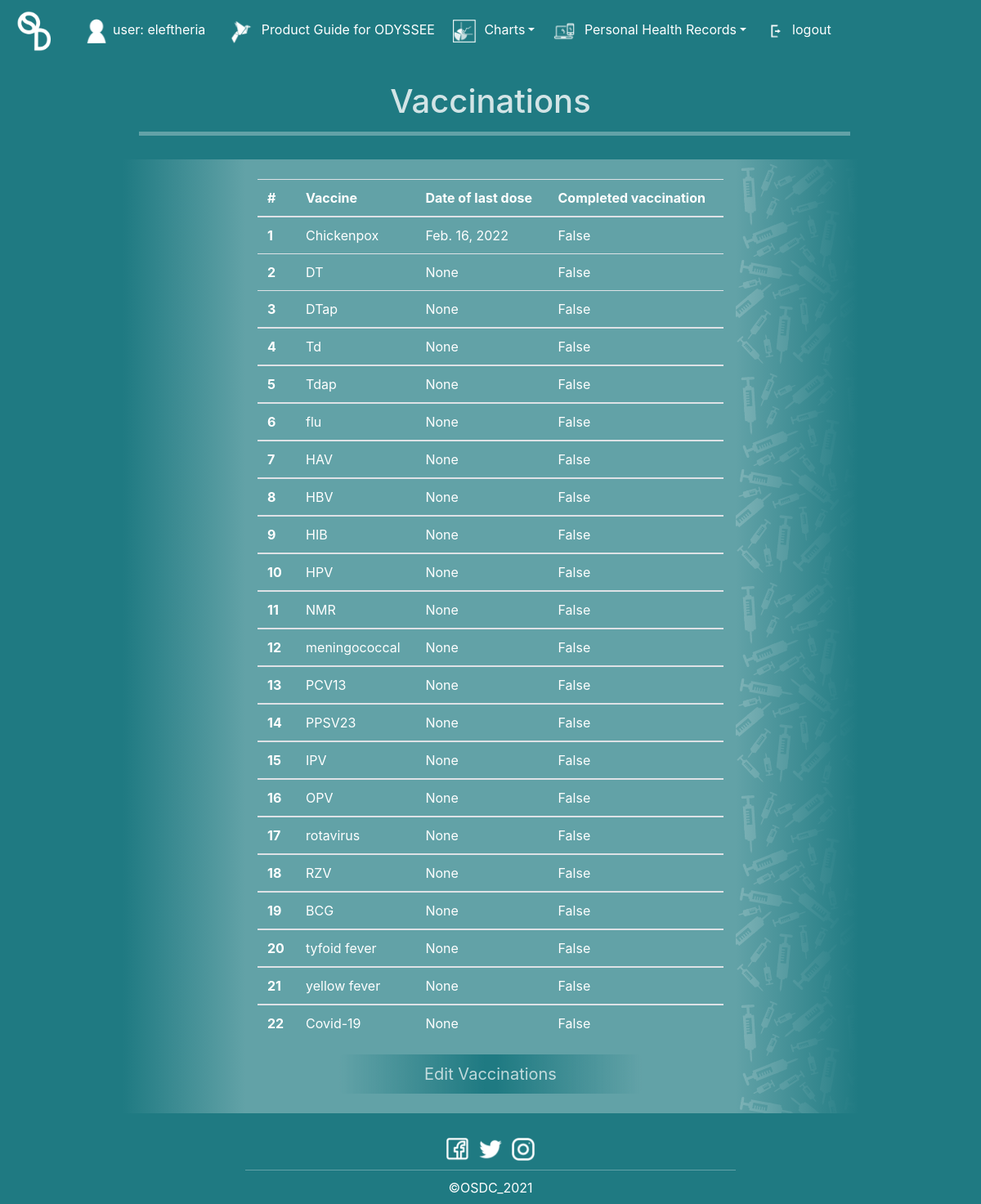
The page /vview/ (signed in) on the database its author committed.
### main/models.py (models this page shows, shortened)
class Vaccinations(models.Model):
    user = models.ForeignKey(User, on_delete=models.CASCADE, related_name="vaccinations", null=True)
    chickenpox = models.BooleanField(default=False)
    dt = models.BooleanField(default=False)
    dtap = models.BooleanField(default=False)
    td = models.BooleanField(default=False)
    tdap = models.BooleanField(default=False)
    flu = models.BooleanField(default=False)
    hav = models.BooleanField(default=False)
    hbv = models.BooleanField(default=False)
    hib = models.BooleanField(default=False)
    hpv = models.BooleanField(default=False)
    mmr = models.BooleanField(default=False)
    meningococcal = models.BooleanField(default=False)
    pcv13 = models.BooleanField(default=False)
    ppsv23 = models.BooleanField(default=False)
    ipv = models.BooleanField(default=False)
    opv = models.BooleanField(default=False)
    rotavirus = models.BooleanField(default=False)
    rzv = models.BooleanField(default=False)
    bcg = models.BooleanField(default=False)
    tyfoidFever = models.BooleanField(default=False)
    yellowFever = models.BooleanField(default=False)
    covid19 = models.BooleanField(default=False)
    chickenpoxD = models.DateField(null=True)
    dtD = models.DateField(null=True)
    dtapD = models.DateField(null=True)
    tdD = models.DateField(null=True)
    tdapD = models.DateField(null=True)
    fluD = models.DateField(null=True)
    havD = models.DateField(null=True)
    hbvD = models.DateField(null=True)
    hibD = models.DateField(null=True)
    hpvD = models.DateField(null=True)
    mmrD = models.DateField(null=True)
    meningococcalD = models.DateField(null=True)
    pcv13D = models.DateField(null=True)
    ppsv23D = models.DateField(null=True)
    ipvD = models.DateField(null=True)
    opvD = models.DateField(null=True)
    rotavirusD = models.DateField(null=True)
    rzvD = models.DateField(null=True)
    bcgD = models.DateField(null=True)
    tyfoidFeverD = models.DateField(null=True)
    yellowFeverD = models.DateField(null=True)
    covid19D = models.DateField(null=True)
    dateOfUpdate = models.DateTimeField(default=datetime.now())
    class Meta:
        ordering = ['user']

### main/views.py (the view)
# urls.py: path('vview/', views.vview, name="vview"),
def vview(response):
    current_user = response.user
    return render(response, "main/vview.html", {"current_user":current_user})

### main/templates/main/vview.html (shortened to what this page needs)
{% extends 'main/view.html' %}
{% load static %}
{% block header %}
    <h1 class="text-white" style="opacity: 0.8;">Vaccinations</h1>
{% endblock %}
{% block content %}
		{% if current_user.vaccinations.all %}
    			{% for v in current_user.vaccinations.all %}
					<table class="table text-white">
						<thead>
						<tr>
							<th scope="col">#</th>
							<th scope="col">Vaccine</th>
							<th scope="col">Date of last dose</th>
							<th scope="col">Completed vaccination</th>
						</tr>
						</thead>
						<tbody>
						<tr>
							<th scope="row">1</th>
							<td>Chickenpox</td>
							<td>{{v.chickenpoxD}}</td>
							<td>{{v.chickenpox}}</td>
						</tr>
						<tr>
							<th scope="row">2</th>
							<td>DT</td>
							<td>{{v.dtD}}</td>
							<td>{{v.dt}}</td>
						</tr>
						<tr>
							<th scope="row">3</th>
							<td>DTap</td>
							<td>{{v.dtapD}}</td>
							<td>{{v.dtap}}</td>
						</tr>
						</tbody>
						<tr>
							<th scope="row">4</th>
							<td>Td</td>
							<td>{{v.tdD}}</td>
							<td>{{v.td}}</td>
						</tr>
						<tr>
							<th scope="row">5</th>
							<td>Tdap</td>
							<td>{{v.tdapD}}</td>
							<td>{{v.tdap}}</td>
						</tr>
						<tr>
							<th scope="row">6</th>
							<td>flu</td>
							<td>{{v.fluD}}</td>
							<td>{{v.flu}}</td>
						</tr>
						<tr>
							<th scope="row">7</th>
							<td>HAV</td>
							<td>{{v.havD}}</td>
							<td>{{v.hav}}</td>
						</tr>
						<tr>
							<th scope="row">8</th>
							<td>HBV</td>
							<td>{{v.hbvD}}</td>
							<td>{{v.hbv}}</td>
						</tr>
						<tr>
							<th scope="row">9</th>
							<td>HIB</td>
							<td>{{v.hibD}}</td>
							<td>{{v.hib}}</td>
						</tr>
						<tr>
							<th scope="row">10</th>
							<td>HPV</td>
							<td>{{v.hpvD}}</td>
							<td>{{v.hpv}}</td>
						</tr>
						<tr>
							<th scope="row">11</th>
							<td>NMR</td>
							<td>{{v.mmrD}}</td>
							<td>{{v.mmr}}</td>
						</tr>
						<tr>
							<th scope="row">12</th>
							<td>meningococcal</td>
							<td>{{v.meningococcalD}}</td>
							<td>{{v.meningococcal}}</td>
						</tr>
						<tr>
							<th scope="row">13</th>
							<td>PCV13</td>
							<td>{{v.pcv13D}}</td>
							<td>{{v.pcv13}}</td>
						</tr>
						<tr>
							<th scope="row">14</th>
							<td>PPSV23</td>
							<td>{{v.ppsv23D}}</td>
							<td>{{v.ppsv23}}</td>
						</tr>
						<tr>
							<th scope="row">15</th>
							<td>IPV</td>
							<td>{{v.ipvD}}</td>
							<td>{{v.ipv}}</td>
						</tr>
						<tr>
							<th scope="row">16</th>
							<td>OPV</td>
							<td>{{v.opvD}}</td>
							<td>{{v.opv}}</td>
						</tr>
						<tr>
							<th scope="row">17</th>
							<td>rotavirus</td>
							<td>{{v.rotavirusD}}</td>
							<td>{{v.rotavirus}}</td>
						</tr>
						<tr>
							<th scope="row">18</th>
							<td>RZV</td>
							<td>{{v.rzvD}}</td>
							<td>{{v.rzv}}</td>
						</tr>
						<tr>
							<th scope="row">19</th>
							<td>BCG</td>
							<td>{{v.bcgD}}</td>
							<td>{{v.bcg}}</td>
						</tr>
						<tr>
							<th scope="row">20</th>
							<td>tyfoid fever</td>
							<td>{{v.tyfoidFeverD}}</td>
							<td>{{v.tyfoidFever}}</td>
						</tr>
						<tr>
							<th scope="row">21</th>
							<td>yellow fever</td>
							<td>{{v.yellowFeverD}}</td>
							<td>{{v.yellowFever}}</td>
						</tr>
						<tr>
							<th scope="row">22</th>
							<td>Covid-19</td>
							<td>{{v.covid19D}}</td>
							<td>{{v.covid19}}</td>
						</tr>
					</table>
    			{% endfor %}
			{% else %}
				<div class="row justify-content-center">
					<p>Here will be presented all your vaccinations data.</p>
				</div>
			{% endif %}
{% endblock %}
{% block image %}
	url('{% static 'main/Vmt.png' %}')
{% endblock %}
{% block button %}
	Edit Vaccinations
{% endblock %}
{% block link %}
	/v
{% endblock %}

### main/templates/main/view.html (shortened to what this page needs)
{% extends 'main/base.html' %}
{% block view %}
        <div class="col-2 p-0" style="background-image:linear-gradient(to left, transparent, #1f7a82);">
        </div>
		<div  class="col-8 text-left pt-4 pb-4">
            {% if current_user.is_authenticated %}
                {% block content %}
                {% endblock %}
                <div class="row justify-content-center">
                    <div class="row col-8 justify-content-center">
                        <a class="btn btn-lg btn-block" href="{% block link %}{% endblock %}" role="button" style="background-image:linear-gradient(to left, transparent, #1f7a82 48%, #1f7a82 52%, transparent);"><div class="text-white" style="opacity:0.7;">{% block button %}{% endblock %}</div></a>
                    </div>
                </div>
            {% else %}
                {% block info %}
                {% endblock %}
            {% endif %}
        </div>
        <div class="col-2 p-0" style=" background: linear-gradient(to right, transparent, #1f7a82), {% block image %}{% endblock %};">
        </div>
{%endblock%}
{% block hr %}
    block
{% endblock %}
 {% block hr-padding %}
    0vh
 {% endblock %}

### main/templates/main/base.html (shortened to what this page needs)
{% load static %}
<html>
<head>
    <link rel="stylesheet" href="https://stackpath.bootstrapcdn.com/bootstrap/4.3.1/css/bootstrap.min.css">
    <link rel="stylesheet" href="https://cdnjs.cloudflare.com/ajax/libs/font-awesome/4.7.0/css/font-awesome.min.css">
</head>
<body>
    <nav class="navbar navbar-expand-lg navbar-dark" style="background-color:#1f7a82; z-index:99; position:fixed; width:100%;">
        <a class="navbar-brand text-white" href="/home"><img src="{% static 'main/OSDC.png' %}" alt="LOGO" style="width:50px;"></a>
        <li class="nav-item" style="display: {% if current_user.is_authenticated %}block{% else %}none{% endif %};">
            <a class="nav-link text-white"><img src="{% static 'main/user.png' %}" alt="user" class="social-logo">user: {{current_user.username}}</a>
        </li>
        <div class="collapse navbar-collapse" id="navbarNav">
            <ul class="navbar-nav" style="font-size: 16px;">
                <li class="nav-item" style="display: {% if current_user.is_authenticated %}block{% else %}block{% endif %};">
                    <a class="nav-link text-white" href="/prg"><img src="{% static 'main/prg.png' %}" alt="DC" class="social-logo"> Product Guide for ODYSSEE</a>
                </li>
                <li class="nav-item dropdown text-white" style="display: {% if current_user.is_authenticated %}block{% else %}block{% endif %};">
                    <a class="nav-link dropdown-toggle text-white" data-toggle="dropdown" href="#"><img src="{% static 'main/charts.png' %}" alt="PD" class="social-logo"> Charts</a>
                </li>
                <li class="nav-item dropdown text-white" style="display: {% if current_user.is_authenticated %}block{% else %}none{% endif %};">
                    <a class="nav-link dropdown-toggle text-white" data-toggle="dropdown" href="#"><img src="{% static 'main/tools.png' %}" alt="PD" class="social-logo"> Personal Health Records</a>
                </li>
                <li class="nav-item" style="display: {% if current_user.is_authenticated %}block{% else %}none{% endif %};">
                    <a class="nav-link text-white" href="/logout"><img src="{% static 'main/Lo.png' %}" alt="logout" class="social-logo">logout</a>
                </li>
            </ul>
        </div>
    </nav>
	<div id="content" name="content">
        <div class="row justify-content-center m-0">
            <div style="margin-top: 100px;">
                {% block header %}
                {% endblock %}
            </div>
        </div>
        <div class="row justify-content-center m-0" id="main" style="padding-top: {% block hr-padding %}{% endblock %};">
                <div  class="col-9">
                    <hr style="height:5px; background-image:linear-gradient(90deg, #62a2a7, #62a2a7); display: {% block hr %}{% endblock %};">
                </div>
        </div>
        <div class="row justify-content-center m-0">
            <br>
        </div>
        <div class="row justify-content-center m-0">
                <div  class="col-9" style="background-color:#62a2a7;">
                    <div class="text-white">
                        <div class="row justify-content-center">
                            {% block view %}
                            {% endblock %}
                        </div>
                    </div>
                </div>
        </div>
        <div class="row justify-content-center m-0">
            <br>
        </div>
        <div id="footer" name="footer" class="footer m-0 p-0" style="padding-top: 10px;">
                <div class="col-12">
                    <div class="row justify-content-center">
                        <div class="col social">
                            <a href="#"><img src="{% static 'main/facebook.png' %}" alt="facebook" class="social-logo"></a>
                        </div>
                        <div class="col social">
                            <a href="#"><img src="{% static 'main/twitter.png' %}" alt="twitter" class="social-logo"></a>
                        </div>
                        <div class="col social">
                            <a href="#"><img src="{% static 'main/instagram.png' %}" alt="instagram" class="social-logo"></a>
                        </div>
                    </div>
                <div class="row justify-content-center">
                    <hr style="background-image:linear-gradient(90deg, #62a2a7, #62a2a7); width: 50%;">
                    <div class="col-12 p-0">
                        <div class="text text-white">
                            <p>&copy;OSDC_2021</p>
                        </div>
                    </div>
                </div>
            </div>
        </div>
	</div>
</body>
</html>

### main/templates/main/base.html (style rules this page uses)
html { scroll-behavior: smooth; background-color: red; margin: 0px; padding: 0px; }
body { top: 0px; left: 0px; overflow-x: hidden; width: 100%; min-height:100%; margin: 0px; padding: 0px; background-color:#1f7a82; position: absolute; }
p { margin-bottom:0.25rem; margin-top:0.25rem; padding-left:0.5rem; padding-right:0.5rem; }
hr { width: 100%; height:1px; border-width:0; margin:5px; background-image:linear-gradient(90deg, #62a2a7, #1f7a82, 90%, #62a2a7); }
.text { text-align: center; vertical-align: middle; height: 100%; width: 100%; padding: 0px; margin: 0px; }
.social { padding: 0px; max-width: 40px; }
.social-logo { width:30px; margin: 5px; }
.footer { width: 100%; }
* { padding: 0; margin: 0; }

### rows shown on the page
Vaccinations: chickenpoxD "Feb. 16, 2022", chickenpox "False", dtD "None", dt "False", dtapD "None", dtap "False", tdD "None", td "False", tdapD "None", tdap "False", fluD "None", flu "False", havD "None", hav "False", hbvD "None", hbv "False", hibD "None", hib "False", hpvD "None", hpv "False", mmrD "None", mmr "False", meningococcalD "None", meningococcal "False", pcv13D "None", pcv13 "False", ppsv23D "None", ppsv23 "False", ipvD "None", ipv "False", opvD "None", opv "False", rotavirusD "None", rotavirus "False", rzvD "None", rzv "False", bcgD "None", bcg "False", tyfoidFeverD "None", tyfoidFever "False", yellowFeverD "None", yellowFever "False", covid19D "None", covid19 "False"

### other values the page prints
{{ current_user.username }} "eleftheria"
